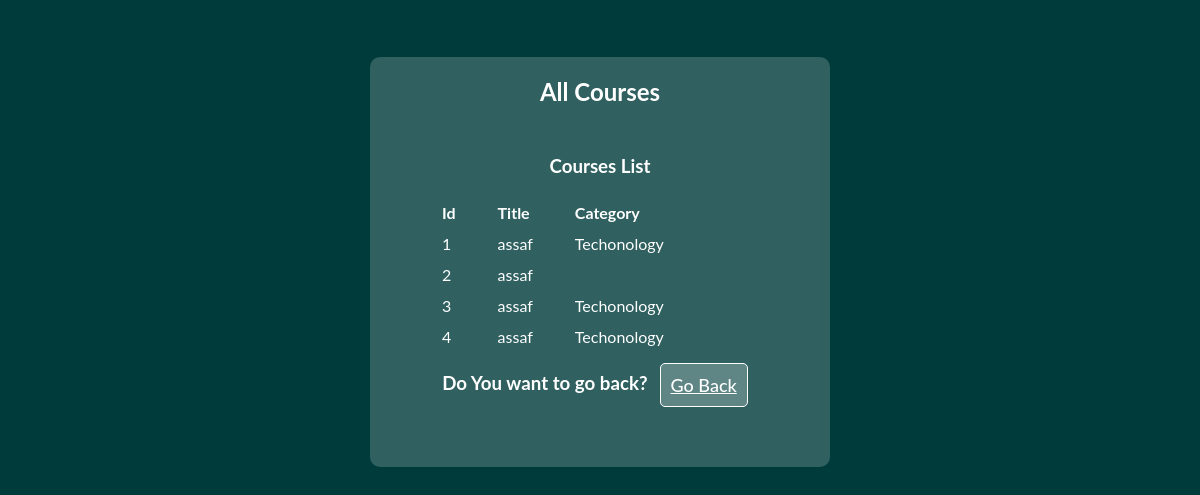
Page /view/ViewAllCourses.php on the committed database.
### tables this page shows
CREATE TABLE `course` (
  `courseId` int(3) NOT NULL,
  `courseTitle` text NOT NULL,
  `courseDescription` text NOT NULL,
  `courseCategory` text NOT NULL,
  `totalCourseLevel` int(11) NOT NULL,
  `courseLogo` varchar(100) NOT NULL
);

### model/Admin/db.php (called while the page is built, shortened)
<?php
class db{
function ShowAll($conn,$table)
 {
$result = $conn->query("SELECT * FROM $table");
return $result;
}
}
?>

### view/ViewAllCourses.php (the view, shortened to what this page needs)
<?php
include('../model/Admin/db.php');
?>
<!DOCTYPE html>
<html>
<head>
    <link rel="stylesheet" href="../css/style.css">
</head>
<body>
   <section>
     <div class="container">
      <div class="viewCourseClass">
        <h1>All Courses</h1>
        <div class="courseList">
          <?php
            $connection = new db();
            $conobj=$connection->OpenCon();
            $userQuery=$connection->ShowAll($conobj,"course");
              echo "<h3>Courses List</h3><br>";
            if ($userQuery->num_rows > 0) {
                  echo "<table><tr><th>Id</th><th>Title</th><th>Category</th>";
                  while($row = $userQuery->fetch_assoc()) {
                     echo "<tr><td>".$row["courseId"]."</td><td>".$row["courseTitle"]."</td><td>".$row["courseCategory"]."</td></tr>";
                  }
                  echo "</table>";
            }
            else {
              echo "0 results";
            }
          ?>
          <div class="backButton addViewCourseBack">
              <h3>Do You want to go back?</h3>
              <a href="Admin.php" class="btn "><?php echo" "?>Go Back</a>
         </div>
        </div>
      </div>
     </div>
   </section>
</body>
</html>

### css/style.css (style rules this page uses)
* { margin: 0; padding: 0; }
a { color: #151111; }
body { text-align: center; font-family: 'Lato', sans-serif; background: #003b3b; color: #ffffff; }
.container { width: 1200px; margin: auto; display: flex; flex-wrap: wrap; align-items: center; padding-top: 10px; }
.btn { border: 1px solid #003b3b; background: #fffefe3b; margin: 10px; color: #f9ffff; font-weight: 500; color: #fff; border-radius: 5px; padding: 13px 35px; font-size: 18px; text-align: center; cursor: pointer; }
.logoutButton,.backButton { display: flex; justify-content: center; }
.logoutButton h3,.backButton h3 { padding-top: 10px; }
.logoutButton a,.backButton a { margin-left: 12px; border: 1px solid #ffffff; border-radius: 5px; padding: 10px; }
.addCourseClass,.addInstactorClass,.approveCompanyClass,.viewCompanyClass, .viewCourseClass,.viewLernerClass,.viewInstactorClass { padding: 20px; flex-basis: 35%; max-width: 100%; margin: auto; margin-top: 47px; background: #ffffff30; border-radius: 10px; }
.addCourseBack h3,.addInstactorBack h3,.companyList h3,.courseList h3,.instactorList h3,.lernerList h3 { padding-top: 19px; }
.companyApproval table tbody tr td,.companyApproval table tbody tr th,.companyList table tbody tr th, .companyList table tbody tr td,.courseList table tbody tr th,.courseList table tbody tr td,.instactorList table tbody tr th, .instactorList table tbody tr td,.lernerList table tbody tr th,.lernerList table tbody tr td { padding: 5px 20px; text-align: left; }
.companyApproval,.companyList,.courseList,.instactorList,.lernerList { margin: 30px 30px; }

### rows in the picture
course: courseId "1", courseTitle "assaf", courseCategory "Techonology"
course: courseId "2", courseTitle "assaf"
course: courseId "3", courseTitle "assaf", courseCategory "Techonology"
course: courseId "4", courseTitle "assaf", courseCategory "Techonology"
